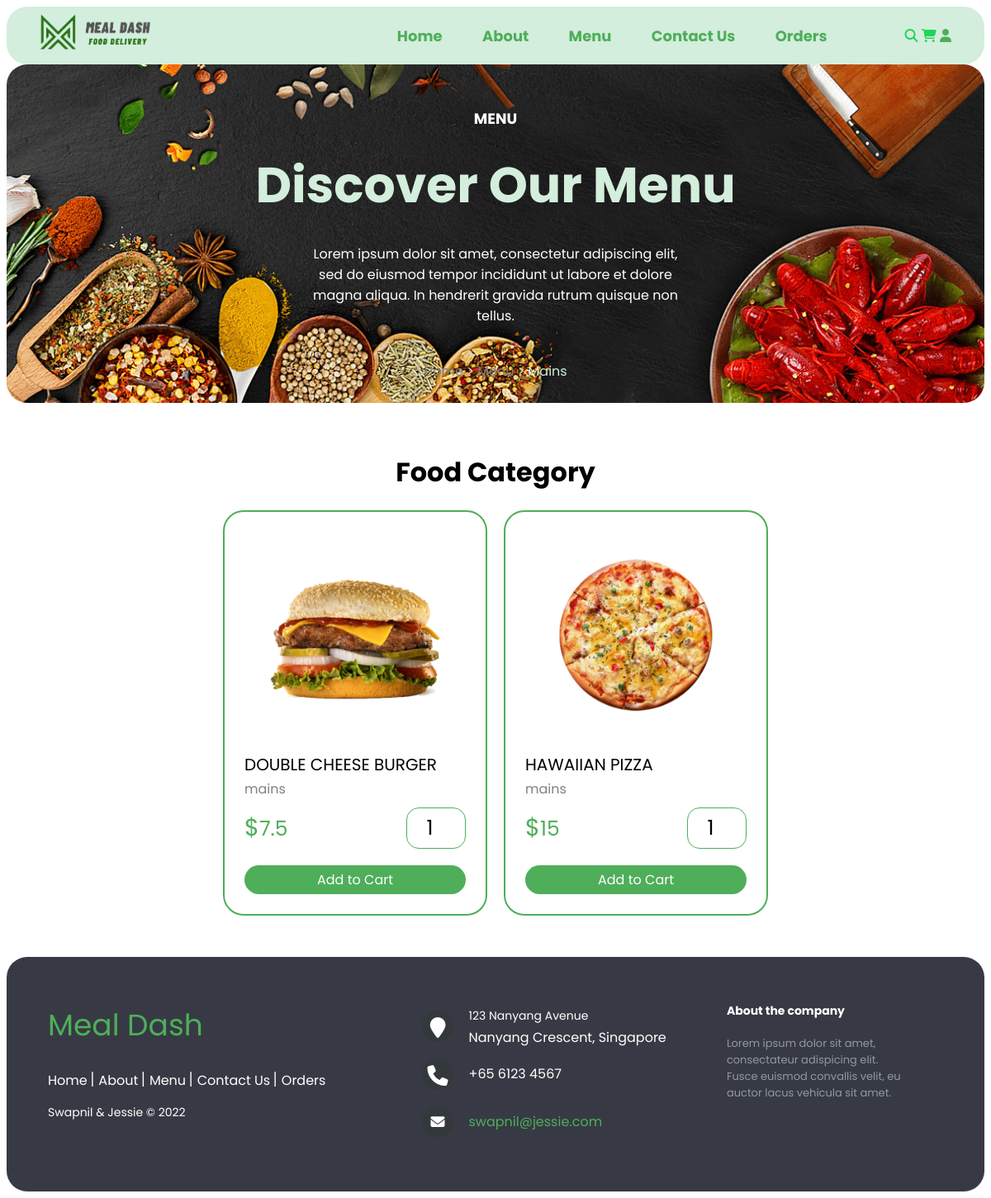
Page /category.php?category=mains on the committed database.
### tables this page shows
CREATE TABLE products (
  id INT(100) UNSIGNED NOT NULL AUTO_INCREMENT PRIMARY KEY,
  name varchar(100) NOT NULL,
  category varchar(100) NOT NULL,
  price double(10,2) NOT NULL,
  image varchar (100)
);

### category.php (the view, shortened to what this page needs)
<!DOCTYPE html>
<html lang="en">
<head>
   <link rel="stylesheet" href="https://cdnjs.cloudflare.com/ajax/libs/font-awesome/6.1.1/css/all.min.css">
	<link rel="stylesheet" href="css/stylesheet.css">
</head>
<body>
    <?php include 'components/nav_header.php'; ?>
    <div class="heading">
        <h1>MENU</h1>
        <h3>Discover Our Menu</h3>
		<p class="menu-desc">Lorem ipsum dolor sit amet, consectetur adipiscing elit, sed do eiusmod tempor
			incididunt ut labore et dolore magna aliqua. In hendrerit gravida rutrum quisque non tellus.</p>
        <p class="path">
			<a href="home.php">Home</a>
			<span> > <a href="menu.php">Menu</a></span>
            <span>
                >
                <?php
                    $category = $_GET['category'];
                    $select_products = $conn->prepare("SELECT * FROM `products` WHERE category = ?");
                    $select_products->execute([$category]);
                    $fetch_products = $select_products->fetch(PDO::FETCH_ASSOC);
                ?>
                <?= $fetch_products['category']; ?>
            </span>
		</p>
    </div>
    <div class="products">
		<h1 class="title" style="text-decoration: underline solid transparent;">
		<b>Food Category</b></h1>
		<div class="container">
			<?php
                $category = $_GET['category'];
				$select_products = $conn->prepare("SELECT * FROM `products` WHERE category = ?");
				$select_products->execute([$category]);
				if($select_products->rowCount() > 0){
					while($fetch_products = $select_products->fetch(PDO::FETCH_ASSOC)){
			?>
			<form action="" method="post" class="box">
				<img src="uploaded_img/<?= $fetch_products['image']; ?>" alt="">
				<div class="name"><?= $fetch_products['name']; ?></div>
				<a href="category.php?category=<?= $fetch_products['category']; ?>" class="cat"><?= $fetch_products['category']; ?></a>
				<div class="flex">
					<div class="price"><span>$</span><?= $fetch_products['price']; ?></div>
					<input type="number" name="qty" class="qty" min="1" max="99" value="1" maxlength="2">
				</div>
				<div class="add-to-cart">
					<button type="submit" class="add-btn" name="add_to_cart">Add to Cart</button>
				</div>
			</form>
			<?php
					}
				}else{
					echo '<p class="empty">No Products Added Yet!</p>';
				}
			?>
		</div>
</body>
<footer>
	 <br><br><?php include 'components/footer.php'; ?>
</footer>
</html>

### css/stylesheet.css (style rules this page uses)
* { font-family: 'Poppins', sans-serif; }
.title { font-size: 32px; color: black; text-align: center; text-decoration: underline; text-underline-offset: 12px; }
.products .container { display: grid; grid-template-columns: repeat(auto-fit, 320px); justify-content: center; align-items: flex-start; gap: 20px; padding-left: 100px; padding-right: 100px; }
.products .container .box { border: 2px solid #4FAE5A; padding: 1.5rem; position: relative; overflow: hidden; border-radius: 25px; }
.products .container .box img { height: 250px; width: 100%; object-fit: contain; border-radius: 25px; }
.products .container .box .cat { font-size: 16px; color: grey; text-decoration: solid underline transparent; transition: .2s linear; }
.products .container .box .name { font-size: 20px; color: black; margin: 10px 0 2px 0; }
.products .container .box .flex { display: flex; align-items: center; gap: 30px; margin-top: 10px; }
.products .container .box .flex .price { margin-right: auto; font-size: 25px; color: #4FAE5A; }
.products .container .box .flex .price span { color: #4FAE5A; font-size: 1.8rem; }
.products .container .box .flex .qty { padding: 5px; border: 1.5px solid #4FAE5A; font-size: 25px; color: black; border-radius: 15px; width: 60px; text-align: center; }
.products .container .add-to-cart { text-align: center; }
.products .container .add-to-cart .add-btn { border: none; margin-top: 20px; font-size: 16px; padding: 5px 16px; cursor: pointer; background-color: #4FAE5A; color: white; text-decoration: underline solid transparent; transition: 0.2s linear; border-radius: 25px; display: block; width: 100%; }
.heading { display: flex; align-items: center; justify-content: center; flex-flow: column; background-image: url('../images/menu_banner.png'); background-repeat: no-repeat; background-size: cover; border-radius: 25px; min-height: 100px; margin-bottom: 60px; }
.heading .menu-desc { font-size: 16px; max-width: 40%; text-align: center; color: white; }
.heading h1 { font-size: 18px; color: white; padding: 40px 0 0 0; }
.heading h3 { font-size: 60px; color: #D3EEDC; margin: 0; padding: 10px 0 10px 0; }
.heading .path { border-color: 1.5px solid #D3EEDC; font-size: 16px; color: #D3EEDC; padding: 10px 20px 10px 20px; border-radius: 25px; text-transform: capitalize; }
.heading .path a { color: grey; text-decoration: none; }
.name { font-size: 20px; text-transform: uppercase; margin: 20px 0; }

### rows in the picture
products: category "Mains", image (picture), name "DOUBLE CHEESE BURGER", category "mains", price "7.5"
products: image (picture), name "HAWAIIAN PIZZA", category "mains", price "15"
